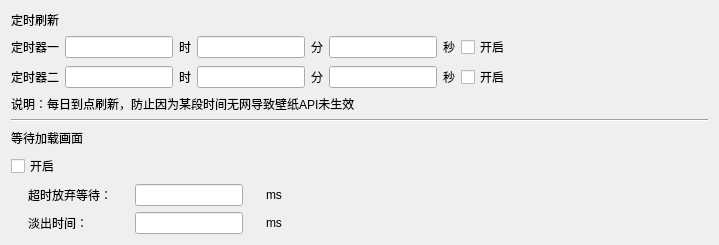
     <widget class="QWidget" name="tab_5">
      <attribute name="title">
       <string>其它功能</string>
      </attribute>
      <layout class="QVBoxLayout" name="verticalLayout_6">
       <item>
        <widget class="QLabel" name="label_11">
         <property name="text">
          <string>定时刷新</string>
         </property>
        </widget>
       </item>
       <item>
        <layout class="QHBoxLayout" name="horizontalLayout_35">
         <item>
          <widget class="QLabel" name="label_39">
           <property name="text">
            <string>定时器一</string>
           </property>
          </widget>
         </item>
         <item>
          <widget class="QLineEdit" name="Timer1_1">
           <property name="sizePolicy">
            <sizepolicy hsizetype="Fixed" vsizetype="Fixed">
             <horstretch>0</horstretch>
             <verstretch>0</verstretch>
            </sizepolicy>
           </property>
           <property name="text">
            <string/>
           </property>
          </widget>
         </item>
         <item>
          <widget class="QLabel" name="label_40">
           <property name="sizePolicy">
            <sizepolicy hsizetype="Fixed" vsizetype="Preferred">
             <horstretch>0</horstretch>
             <verstretch>0</verstretch>
            </sizepolicy>
           </property>
           <property name="text">
            <string>时</string>
           </property>
          </widget>
         </item>
         <item>
          <widget class="QLineEdit" name="Timer1_2">
           <property name="sizePolicy">
            <sizepolicy hsizetype="Fixed" vsizetype="Fixed">
             <horstretch>0</horstretch>
             <verstretch>0</verstretch>
            </sizepolicy>
           </property>
           <property name="text">
            <string/>
           </property>
          </widget>
         </item>
         <item>
          <widget class="QLabel" name="label_41">
           <property name="sizePolicy">
            <sizepolicy hsizetype="Fixed" vsizetype="Preferred">
             <horstretch>0</horstretch>
             <verstretch>0</verstretch>
            </sizepolicy>
           </property>
           <property name="text">
            <string>分</string>
           </property>
          </widget>
         </item>
         <item>
          <widget class="QLineEdit" name="Timer1_3">
           <property name="sizePolicy">
            <sizepolicy hsizetype="Fixed" vsizetype="Fixed">
             <horstretch>0</horstretch>
             <verstretch>0</verstretch>
            </sizepolicy>
           </property>
           <property name="text">
            <string/>
           </property>
          </widget>
         </item>
         <item>
          <widget class="QLabel" name="label_65">
           <property name="sizePolicy">
            <sizepolicy hsizetype="Fixed" vsizetype="Preferred">
             <horstretch>0</horstretch>
             <verstretch>0</verstretch>
            </sizepolicy>
           </property>
           <property name="text">
            <string>秒</string>
           </property>
          </widget>
         </item>
         <item>
          <widget class="QCheckBox" name="Timer1_switch">
           <property name="sizePolicy">
            <sizepolicy hsizetype="Fixed" vsizetype="Fixed">
             <horstretch>0</horstretch>
             <verstretch>0</verstretch>
            </sizepolicy>
           </property>
           <property name="minimumSize">
            <size>
             <width>0</width>
             <height>23</height>
            </size>
           </property>
           <property name="text">
            <string>开启</string>
           </property>
          </widget>
         </item>
         <item>
          <spacer name="horizontalSpacer_41">
           <property name="orientation">
            <enum>Qt::Horizontal</enum>
           </property>
           <property name="sizeType">
            <enum>QSizePolicy::Preferred</enum>
           </property>
           <property name="sizeHint" stdset="0">
            <size>
             <width>198</width>
             <height>20</height>
            </size>
           </property>
          </spacer>
         </item>
        </layout>
       </item>
       <item>
        <layout class="QHBoxLayout" name="horizontalLayout_36">
         <item>
          <widget class="QLabel" name="label_44">
           <property name="text">
            <string>定时器二</string>
           </property>
          </widget>
         </item>
         <item>
          <widget class="QLineEdit" name="Timer2_1">
           <property name="sizePolicy">
            <sizepolicy hsizetype="Fixed" vsizetype="Fixed">
             <horstretch>0</horstretch>
             <verstretch>0</verstretch>
            </sizepolicy>
           </property>
           <property name="text">
            <string/>
           </property>
          </widget>
         </item>
         <item>
          <widget class="QLabel" name="label_43">
           <property name="sizePolicy">
            <sizepolicy hsizetype="Fixed" vsizetype="Preferred">
             <horstretch>0</horstretch>
             <verstretch>0</verstretch>
            </sizepolicy>
           </property>
           <property name="text">
            <string>时</string>
           </property>
          </widget>
         </item>
         <item>
          <widget class="QLineEdit" name="Timer2_2">
           <property name="sizePolicy">
            <sizepolicy hsizetype="Fixed" vsizetype="Fixed">
             <horstretch>0</horstretch>
             <verstretch>0</verstretch>
            </sizepolicy>
           </property>
           <property name="text">
            <string/>
           </property>
          </widget>
         </item>
         <item>
          <widget class="QLabel" name="label_42">
           <property name="sizePolicy">
            <sizepolicy hsizetype="Fixed" vsizetype="Preferred">
             <horstretch>0</horstretch>
             <verstretch>0</verstretch>
            </sizepolicy>
           </property>
           <property name="text">
            <string>分</string>
           </property>
          </widget>
         </item>
         <item>
          <widget class="QLineEdit" name="Timer2_3">
           <property name="sizePolicy">
            <sizepolicy hsizetype="Fixed" vsizetype="Fixed">
             <horstretch>0</horstretch>
             <verstretch>0</verstretch>
            </sizepolicy>
           </property>
           <property name="text">
            <string/>
           </property>
          </widget>
         </item>
         <item>
          <widget class="QLabel" name="label_64">
           <property name="sizePolicy">
            <sizepolicy hsizetype="Fixed" vsizetype="Preferred">
             <horstretch>0</horstretch>
             <verstretch>0</verstretch>
            </sizepolicy>
           </property>
           <property name="text">
            <string>秒</string>
           </property>
          </widget>
         </item>
         <item>
          <widget class="QCheckBox" name="Timer2_switch">
           <property name="sizePolicy">
            <sizepolicy hsizetype="Fixed" vsizetype="Fixed">
             <horstretch>0</horstretch>
             <verstretch>0</verstretch>
            </sizepolicy>
           </property>
           <property name="minimumSize">
            <size>
             <width>0</width>
             <height>23</height>
            </size>
           </property>
           <property name="text">
            <string>开启</string>
           </property>
          </widget>
         </item>
         <item>
          <spacer name="horizontalSpacer_42">
           <property name="orientation">
            <enum>Qt::Horizontal</enum>
           </property>
           <property name="sizeType">
            <enum>QSizePolicy::Preferred</enum>
           </property>
           <property name="sizeHint" stdset="0">
            <size>
             <width>198</width>
             <height>20</height>
            </size>
           </property>
          </spacer>
         </item>
        </layout>
       </item>
       <item>
        <widget class="QLabel" name="label_45">
         <property name="text">
          <string>说明：每日到点刷新，防止因为某段时间无网导致壁纸API未生效</string>
         </property>
        </widget>
       </item>
       <item>
        <widget class="Line" name="line_3">
         <property name="orientation">
          <enum>Qt::Horizontal</enum>
         </property>
        </widget>
       </item>
       <item>
        <layout class="QHBoxLayout" name="horizontalLayout_3">
         <item>
          <widget class="QLabel" name="label_12">
           <property name="text">
            <string>等待加载画面</string>
           </property>
          </widget>
         </item>
         <item>
          <spacer name="horizontalSpacer_47">
           <property name="orientation">
            <enum>Qt::Horizontal</enum>
           </property>
           <property name="sizeType">
            <enum>QSizePolicy::Preferred</enum>
           </property>
           <property name="sizeHint" stdset="0">
            <size>
             <width>458</width>
             <height>20</height>
            </size>
           </property>
          </spacer>
         </item>
        </layout>
       </item>
       <item>
        <widget class="QCheckBox" name="Waitload_switch">
         <property name="sizePolicy">
          <sizepolicy hsizetype="Fixed" vsizetype="Fixed">
           <horstretch>0</horstretch>
           <verstretch>0</verstretch>
          </sizepolicy>
         </property>
         <property name="text">
          <string>开启</string>
         </property>
        </widget>
       </item>
       <item>
        <layout class="QHBoxLayout" name="horizontalLayout_38">
         <item>
          <widget class="QLabel" name="label_46">
           <property name="sizePolicy">
            <sizepolicy hsizetype="Fixed" vsizetype="Fixed">
             <horstretch>0</horstretch>
             <verstretch>0</verstretch>
            </sizepolicy>
           </property>
           <property name="maximumSize">
            <size>
             <width>84</width>
             <height>16777215</height>
            </size>
           </property>
           <property name="text">
            <string>超时放弃等待：</string>
           </property>
          </widget>
         </item>
         <item>
          <widget class="QLineEdit" name="Waitload_outtime">
           <property name="sizePolicy">
            <sizepolicy hsizetype="Fixed" vsizetype="Fixed">
             <horstretch>0</horstretch>
             <verstretch>0</verstretch>
            </sizepolicy>
           </property>
          </widget>
         </item>
         <item>
          <widget class="QLabel" name="label_47">
           <property name="sizePolicy">
            <sizepolicy hsizetype="Fixed" vsizetype="Fixed">
             <horstretch>0</horstretch>
             <verstretch>0</verstretch>
            </sizepolicy>
           </property>
           <property name="text">
            <string>ms</string>
           </property>
          </widget>
         </item>
         <item>
          <spacer name="horizontalSpacer_44">
           <property name="orientation">
            <enum>Qt::Horizontal</enum>
           </property>
           <property name="sizeType">
            <enum>QSizePolicy::Preferred</enum>
           </property>
           <property name="sizeHint" stdset="0">
            <size>
             <width>408</width>
             <height>20</height>
            </size>
           </property>
          </spacer>
         </item>
        </layout>
       </item>
       <item>
        <layout class="QHBoxLayout" name="horizontalLayout_37">
         <item>
          <widget class="QLabel" name="label_48">
           <property name="sizePolicy">
            <sizepolicy hsizetype="Fixed" vsizetype="Fixed">
             <horstretch>0</horstretch>
             <verstretch>0</verstretch>
            </sizepolicy>
           </property>
           <property name="minimumSize">
            <size>
             <width>84</width>
             <height>0</height>
            </size>
           </property>
           <property name="maximumSize">
            <size>
             <width>84</width>
             <height>16777215</height>
            </size>
           </property>
           <property name="text">
            <string>淡出时间：</string>
           </property>
          </widget>
         </item>
         <item>
          <widget class="QLineEdit" name="Waitload_fadetime">
           <property name="sizePolicy">
            <sizepolicy hsizetype="Fixed" vsizetype="Fixed">
             <horstretch>0</horstretch>
             <verstretch>0</verstretch>
            </sizepolicy>
           </property>
          </widget>
         </item>
         <item>
          <widget class="QLabel" name="label_49">
           <property name="sizePolicy">
            <sizepolicy hsizetype="Fixed" vsizetype="Fixed">
             <horstretch>0</horstretch>
             <verstretch>0</verstretch>
            </sizepolicy>
           </property>
           <property name="text">
            <string>ms</string>
           </property>
          </widget>
         </item>
         <item>
          <spacer name="horizontalSpacer_43">
           <property name="orientation">
            <enum>Qt::Horizontal</enum>
           </property>
           <property name="sizeType">
            <enum>QSizePolicy::Preferred</enum>
           </property>
           <property name="sizeHint" stdset="0">
            <size>
             <width>408</width>
             <height>20</height>
            </size>
           </property>
          </spacer>
         </item>
        </layout>
       </item>
      </layout>
     </widget>
